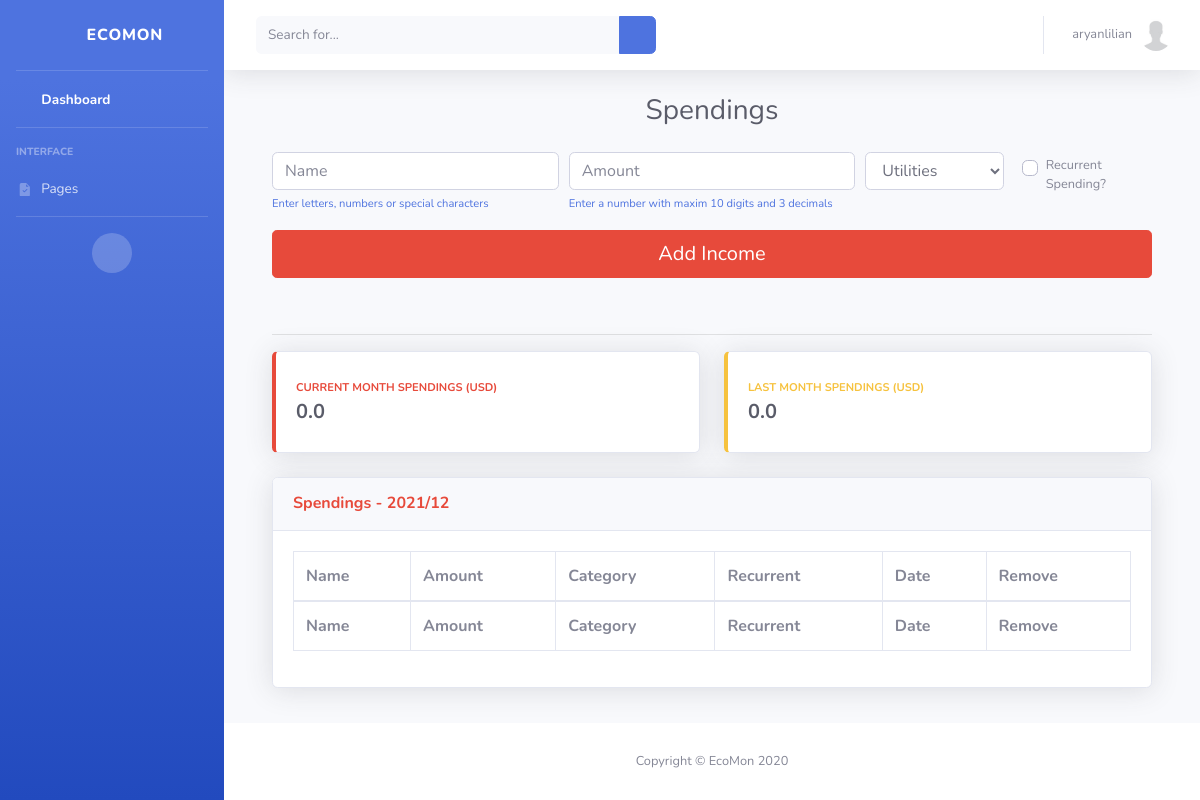
The page /users/spendings/ (signed in) on the database its author committed.
### users/models.py (models this page shows, shortened)
class User(AbstractUser):
    email = models.EmailField(_('Email'), null=False, blank=False, unique=True)
    first_name = models.CharField(_('First Name'), max_length=100, null=False, blank=False)
    last_name = models.CharField(_('Last Name'), max_length=100, null=False, blank=False)
    birth_date = models.DateField(_('Birth Date'), auto_now_add=False, null=True, blank=True)
    phone_number = PhoneNumberField(_('Phone Number'), null=True, blank=True, unique=True)
    email_verified = models.BooleanField(_('Email Verified'), default=False)
    marketing_email = models.BooleanField(_('Do not marketing email'), default=False)
    accept_terms_and_conditions = models.BooleanField(_('Accept terms and contidions'), default=False)

class Profile(models.Model):
    class Currency(models.TextChoices):
        AED = 'AED', _('AED')
        AUD = 'AUD', _('AUD')
        BRL = 'BRL', _('BRL')
        CAD = 'CAD', _('CAD')
        CHF = 'CHF', _('CHF')
        CLP = 'CLP', _('CLP')
        CNY = 'CNY', _('CNY')
        COP = 'COP', _('COP')
        CZK = 'CZK', _('CZK')
        DKK = 'DKK', _('DKK')
        EUR = 'EUR', _('EUR')
        GBP = 'GBP', _('GBP')
        HKD = 'HKD', _('HKD')
        HUF = 'HUF', _('HUF')
        IDR = 'IDR', _('IDR')
        ILS = 'ILS', _('ILS')
        INR = 'INR', _('INR')
        JPY = 'JPY', _('JPY')
        KRW = 'KRW', _('KRW')
        MDL = 'MDL', _('MDL')
        MXN = 'MXN', _('MXN')
        MYR = 'MYR', _('MYR')
        NOK = 'NOK', _('NOK')
        NZD = 'NZD', _('NZD')
        PHP = 'PHP', _('PHP')
        PLN = 'PLN', _('PLN')
        RON = 'RON', _('RON')
        RUB = 'RUB', _('RUB')
        SAR = 'SAR', _('SAR')
        SEK = 'SEK', _('SEK')
        SGD = 'SGD', _('SGD')
        THB = 'THB', _('THB')
        TRY = 'TRY', _('TRY')
        TWD = 'TWD', _('TWD')
        USD = 'USD', _('USD')
        ZAR = 'ZAR', _('ZAR')
    user = models.OneToOneField(User, on_delete=models.CASCADE)
    image = models.ImageField(_('Avatar'), default='default.jpg', upload_to='profile_pics')
    description = models.TextField(_('Description'), null=False, blank=True)
    currency = models.CharField(_('Currency'), max_length=3, choices=Currency.choices, default=Currency.USD)
    created_date = models.DateTimeField(_('Created Date/Time'), auto_now_add=True)
    updated_date = models.DateTimeField(_('Updated Date/Time'), auto_now=True)

### users/views.py (the view)
# urls.py: path('spendings/', SpendingsCreateListView.as_view(), name='spendings'),
class SpendingsCreateListView(LoginRequiredMixin, ObjectCreateListViewMixin):
    form_class = SpendingCreateForm
    model_name = 'Spendings'
    color = 'danger'
    constant = constants.SPENDING_OBJECT

### users/forms.py
class SpendingCreateForm(forms.ModelForm):
    name = forms.CharField(max_length=50, label='Name', help_text='Enter letters, numbers or special characters')
    amount = forms.DecimalField(
        max_digits=10, decimal_places=3, label='Amount', help_text='Enter a number with maxim 10 digits and 3 decimals')
    recurrent = forms.BooleanField(required=False, label='Recurrent?')
    class Meta:
        model = Spending
        exclude = [
            'user',
            'created_date'
        ]

### users/utils.py (called while the page is built)
def assembly(obj):
    return round(sum(i.amount for i in obj), 2)

def recurrent_check(user, objs, obj):
    for item in objs:
        if item.created_date.month == 12:
            date = datetime(item.created_date.year + 1, 1, item.created_date.day,
                            item.created_date.hour, item.created_date.minute, item.created_date.second)
        else:
            date = datetime(item.created_date.year, item.created_date.month + 1, item.created_date.day,
                            item.created_date.hour, item.created_date.minute, item.created_date.second)
        try:
            obj.objects.get(
                user=user, created_date=date)
        except:
            obj.objects.create(user=user, name=item.name, amount=item.amount,
                               created_date=date, category=item.category, recurrent=True)

### templates/users/incomes_&_spendings.html (shortened to what this page needs)
{% extends 'users/base.html' %}
{% load widget_tweaks %}
{% block content %}
	<div class="container">
		<form id="form-center" action="" method="POST">
			<div class="form-row">
				<div class="form-group col-md-4">
					{% render_field form.name class="form-control" placeholder=form.name.label %}
					<small class="text-xs font-weight text-primary">{{ form.name.help_text }}</small>
			    </div>
			    <div class="form-group col-md-4">
					{% render_field form.amount class="form-control" placeholder=form.amount.label %}
					<small class="text-xs font-weight text-primary">{{ form.amount.help_text }}</small>
			    </div>
			    <div class="form-group col-md-2">
					{% render_field form.category class="form-control" %}
			    </div>
			    <div class="form-group col-md-2">
					<div class="custom-control custom-checkbox small">
						<label class="custom-control-label ml-2 mt-1" for="recurrentObject">Recurrent {{ title|slice:':-1' }}?</label>
                    </div>
			    </div>
			    <div class="form-group col-md-12">
			    	<input type="submit" class="btn btn-{{ primary_color }} btn-lg btn-block" value="Add Income">
			    </div>
			</div>
		</form>
		<br>
		<hr>
		<div class="row">
			<div class="col-xl-6 col-md-6 mb-4">
		        <div class="card border-left-{{ primary_color }} shadow h-100 py-2">
		            <div class="card-body">
		                <div class="row no-gutters align-items-center">
		                    <div class="col mr-2">
		                        <div class="text-xs font-weight-bold text-{{ primary_color }} text-uppercase mb-1">Current Month {{ title }} ({{ currency }})</div>
		                        {% if total_sum %}
		                        	<div class="h5 mb-0 font-weight-bold text-gray-800">{{ total_sum }}</div>
		                        {% else %}
		                        	<div class="h5 mb-0 font-weight-bold text-gray-800">0.0</div>
		                        {% endif %}
		                    </div>
		                    <div class="col-auto">
		                        <i class="fas {% if title == 'Incomes' %} fa-wallet {% elif title == 'Spendings' %} fa-credit-card {% endif %} fa-2x text-gray-300"></i>
		                    </div>
		                </div>
		            </div>
		        </div>
		    </div>
		    <div class="col-xl-6 col-md-6 mb-4">
		        <div class="card border-left-warning shadow h-100 py-2">
		            <div class="card-body">
		                <div class="row no-gutters align-items-center">
		                    <div class="col mr-2">
		                        <div class="text-xs font-weight-bold text-warning text-uppercase mb-1">Last Month {{ title }} ({{ currency }})</div>
		                        {% if total_sum_last_month %}
		                        	<div class="h5 mb-0 font-weight-bold text-gray-800">{{ total_sum_last_month }}</div>
		                        {% else %}
		                        	<div class="h5 mb-0 font-weight-bold text-gray-800">0.0</div>
		                        {% endif %}
		                    </div>
		                    <div class="col-auto">
		                        <i class="fas {% if title == 'Incomes' %} fa-wallet {% elif title == 'Spendings' %} fa-credit-card {% endif %} fa-2x text-gray-300"></i>
		                    </div>
		                </div>
		            </div>
		        </div>
		    </div>
		</div>
		<div class="card shadow mb-4">
		  <div class="card-header py-3">
		  	<h6 class="m-0 font-weight-bold text-{{ primary_color }}">{{ title }} - {{ date|date:"Y/d" }}</h6>
		  </div>
		  <div class="card-body">
		    <div class="table-responsive">
		      <table class="table table-bordered" id="incomesAndSpendingsDataTable" width="100%" cellspacing="0">
		        <thead>
		          <tr>
		            <th>Name</th>
		            <th>Amount</th>
		            <th>Category</th>
		            <th>Recurrent</th>
		            <th>Date</th>
		            <th>Remove</th>
		          </tr>
		        </thead>
		        <tfoot>
		          <tr>
		            <th>Name</th>
		            <th>Amount</th>
		            <th>Category</th>
		            <th>Recurrent</th>
		            <th>Date</th>
		            <th>Remove</th>
		          </tr>
		        </tfoot>
		      </table>
		    </div>
		  </div>
		</div>
	</div>
{% endblock %}

### templates/users/base.html (shortened to what this page needs)
{% load static %}
<!DOCTYPE html>
<html lang="en">
<head>
    <link href="{% static 'vendor/fontawesome-free/css/all.min.css' %}" rel="stylesheet" type="text/css">
    <link href="{% static 'css/sb-admin-2.min.css' %}" rel="stylesheet">
    <link href="{% static 'vendor/datatables/dataTables.bootstrap4.min.css' %}" rel="stylesheet">
</head>
<body id="page-top">
    <div id="wrapper">
        <ul class="navbar-nav bg-gradient-primary sidebar sidebar-dark accordion" id="accordionSidebar">
            <a class="sidebar-brand d-flex align-items-center justify-content-center" href="{% url 'dashboard' %}">
                <div class="sidebar-brand-icon rotate-n-15">
                    <i class="fas fa-laugh-wink"></i>
                </div>
                <div class="sidebar-brand-text mx-3">EcoMon</div>
            </a>
            <hr class="sidebar-divider my-0">
            <li class="nav-item active">
                <a class="nav-link" href="{% url 'dashboard' %}">
                    <span>Dashboard</span></a>
            </li>
            <hr class="sidebar-divider">
            <div class="sidebar-heading">
                Interface
            </div>
            <li class="nav-item">
                <a class="nav-link collapsed" href="#" data-toggle="collapse" data-target="#collapseTwo"
                    aria-expanded="true" aria-controls="collapseTwo">
                    <i class="fas fa-fw">
                    </i>
                    <span>Pages</span>
                </a>
            </li>
            <hr class="sidebar-divider">
            <div class="text-center d-none d-md-inline">
                <button class="rounded-circle border-0" id="sidebarToggle"></button>
            </div>
        </ul>
        <div id="content-wrapper" class="d-flex flex-column">
            <div id="content">
                <nav class="navbar navbar-expand navbar-light bg-white topbar mb-4 static-top shadow">
                    <form
                        class="d-none d-sm-inline-block form-inline mr-auto ml-md-3 my-2 my-md-0 mw-100 navbar-search">
                        <div class="input-group">
                            <input type="text" class="form-control bg-light border-0 small" placeholder="Search for..."
                                aria-label="Search" aria-describedby="basic-addon2">
                            <div class="input-group-append">
                                <button class="btn btn-primary" type="button">
                                    <i class="fas fa-search fa-sm"></i>
                                </button>
                            </div>
                        </div>
                    </form>
                    <ul class="navbar-nav ml-auto">
                        <li class="nav-item dropdown no-arrow">
                            <a class="nav-link dropdown-toggle" href="#" id="userDropdown" role="button"
                                data-toggle="dropdown" aria-haspopup="true" aria-expanded="false">
                                <span class="mr-2 d-none d-lg-inline text-gray-600 small">{{ user.username }}</span>
                                <img class="img-profile rounded-circle" src="{{ user.profile.image.url }}">
                            </a>
                        </li>
                    </ul>
                </nav>
                <div class="container-fluid">
                    <div class="d-sm-flex align-items-center justify-content-center mb-4">
                        <h1 class="h3 mb-0 text-gray-800">{{ title }}</h1>
                    </div>
                    {% block content %}
                    {% endblock %}
                </div>
            </div>
            <footer class="sticky-footer bg-white">
                <div class="container my-auto">
                    <div class="copyright text-center my-auto">
                        <span>Copyright &copy; EcoMon 2020</span>
                    </div>
                </div>
            </footer>
        </div>
    </div>
</body>
</html>

### rows shown on the page
User: username "aryanlilian", profile.image (placeholder picture)
Profile: currency "USD"

### other values the page prints
{{ title }} "Spendings"
{{ title|slice:':-1' }} "Spending"
{{ title }} "SPENDINGS"
{{ date|date:"Y/d" }} "2021/12"
